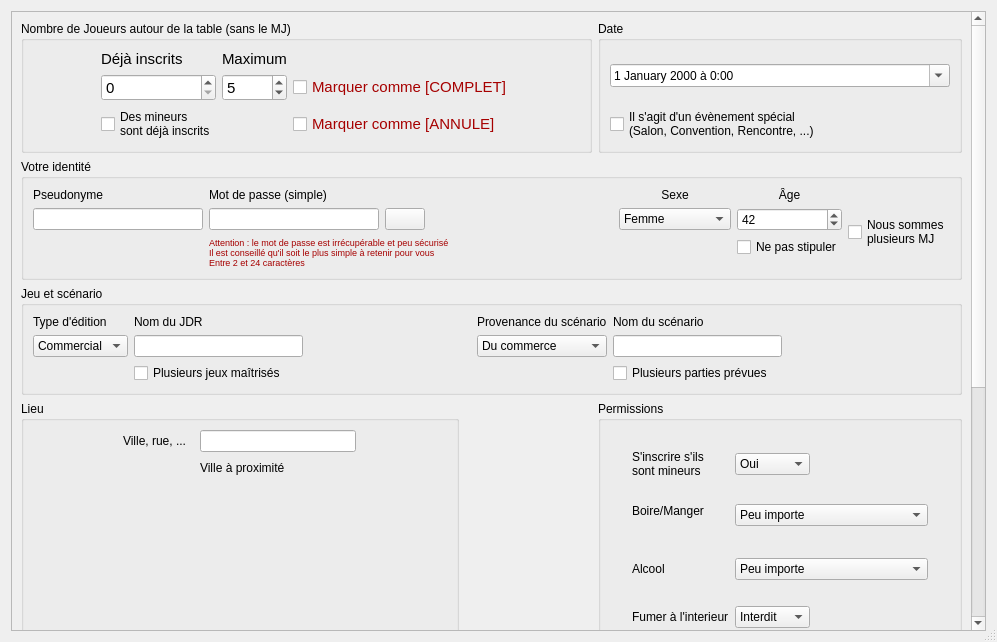
<?xml version="1.0" encoding="UTF-8"?>
<ui version="4.0">
 <class>OneShotCreateDialog</class>
 <widget class="QDialog" name="OneShotCreateDialog">
  <property name="geometry">
   <rect>
    <x>0</x>
    <y>0</y>
    <width>997</width>
    <height>642</height>
   </rect>
  </property>
  <property name="windowTitle">
   <string>Création/Edition d'une annonce de OneShot</string>
  </property>
  <property name="sizeGripEnabled">
   <bool>true</bool>
  </property>
  <property name="modal">
   <bool>true</bool>
  </property>
  <layout class="QGridLayout" name="gridLayout_7">
   <item row="0" column="0">
    <widget class="QScrollArea" name="scrollArea">
     <property name="widgetResizable">
      <bool>true</bool>
     </property>
     <widget class="QWidget" name="scrollAreaWidgetContents_2">
      <property name="geometry">
       <rect>
        <x>0</x>
        <y>0</y>
        <width>960</width>
        <height>963</height>
       </rect>
      </property>
      <layout class="QGridLayout" name="gridLayout_9">
       <item row="5" column="1">
        <spacer name="verticalSpacer_12">
         <property name="orientation">
          <enum>Qt::Vertical</enum>
         </property>
         <property name="sizeHint" stdset="0">
          <size>
           <width>17</width>
           <height>14</height>
          </size>
         </property>
        </spacer>
       </item>
       <item row="8" column="0">
        <spacer name="horizontalSpacer_15">
         <property name="orientation">
          <enum>Qt::Horizontal</enum>
         </property>
         <property name="sizeHint" stdset="0">
          <size>
           <width>391</width>
           <height>20</height>
          </size>
         </property>
        </spacer>
       </item>
       <item row="8" column="1" colspan="2">
        <widget class="QPushButton" name="createEdit_pushButton">
         <property name="minimumSize">
          <size>
           <width>150</width>
           <height>75</height>
          </size>
         </property>
         <property name="font">
          <font>
           <pointsize>16</pointsize>
           <weight>75</weight>
           <bold>true</bold>
          </font>
         </property>
         <property name="text">
          <string>Créer/Editer</string>
         </property>
        </widget>
       </item>
       <item row="8" column="3">
        <spacer name="horizontalSpacer_16">
         <property name="orientation">
          <enum>Qt::Horizontal</enum>
         </property>
         <property name="sizeHint" stdset="0">
          <size>
           <width>282</width>
           <height>20</height>
          </size>
         </property>
        </spacer>
       </item>
       <item row="3" column="2">
        <spacer name="horizontalSpacer_18">
         <property name="orientation">
          <enum>Qt::Horizontal</enum>
         </property>
         <property name="sizeHint" stdset="0">
          <size>
           <width>40</width>
           <height>20</height>
          </size>
         </property>
        </spacer>
       </item>
       <item row="4" column="0" colspan="4">
        <widget class="QGroupBox" name="groupBox_7">
         <property name="title">
          <string>Contact (choisissez au moins un moyen pour vous contacter)</string>
         </property>
         <layout class="QGridLayout" name="gridLayout_8">
          <item row="0" column="2">
           <widget class="QLabel" name="label_20">
            <property name="text">
             <string>e-mail (optionnel)</string>
            </property>
           </widget>
          </item>
          <item row="0" column="3">
           <widget class="QLabel" name="label_21">
            <property name="text">
             <string>Facebook (optionnel)</string>
            </property>
           </widget>
          </item>
          <item row="0" column="5">
           <widget class="QCheckBox" name="forumTitle_checkbox">
            <property name="text">
             <string>Je vais créer un sujet sur
le forum avec ce titre :</string>
            </property>
           </widget>
          </item>
          <item row="1" column="0">
           <spacer name="horizontalSpacer_19">
            <property name="orientation">
             <enum>Qt::Horizontal</enum>
            </property>
            <property name="sizeHint" stdset="0">
             <size>
              <width>66</width>
              <height>20</height>
             </size>
            </property>
           </spacer>
          </item>
          <item row="1" column="1">
           <widget class="QLineEdit" name="phoneNumber_lineEdit">
            <property name="maxLength">
             <number>64</number>
            </property>
           </widget>
          </item>
          <item row="1" column="2">
           <widget class="QLineEdit" name="email_lineEdit">
            <property name="maxLength">
             <number>64</number>
            </property>
           </widget>
          </item>
          <item row="1" column="3">
           <widget class="QLineEdit" name="facebook_lineEdit">
            <property name="maxLength">
             <number>64</number>
            </property>
           </widget>
          </item>
          <item row="1" column="5">
           <widget class="QLineEdit" name="forumTitle_lineEdit">
            <property name="enabled">
             <bool>false</bool>
            </property>
            <property name="minimumSize">
             <size>
              <width>250</width>
              <height>0</height>
             </size>
            </property>
            <property name="maxLength">
             <number>128</number>
            </property>
           </widget>
          </item>
          <item row="1" column="4">
           <spacer name="horizontalSpacer_20">
            <property name="orientation">
             <enum>Qt::Horizontal</enum>
            </property>
            <property name="sizeHint" stdset="0">
             <size>
              <width>66</width>
              <height>20</height>
             </size>
            </property>
           </spacer>
          </item>
          <item row="0" column="1">
           <widget class="QLabel" name="label_19">
            <property name="text">
             <string>Téléphone (optionnel)</string>
            </property>
           </widget>
          </item>
          <item row="0" column="6" rowspan="2">
           <spacer name="horizontalSpacer_21">
            <property name="orientation">
             <enum>Qt::Horizontal</enum>
            </property>
            <property name="sizeHint" stdset="0">
             <size>
              <width>66</width>
              <height>20</height>
             </size>
            </property>
           </spacer>
          </item>
         </layout>
        </widget>
       </item>
       <item row="3" column="3">
        <widget class="QGroupBox" name="groupBox_3">
         <property name="title">
          <string>Permissions</string>
         </property>
         <layout class="QGridLayout" name="gridLayout_3">
          <item row="0" column="3">
           <spacer name="verticalSpacer_7">
            <property name="orientation">
             <enum>Qt::Vertical</enum>
            </property>
            <property name="sizeType">
             <enum>QSizePolicy::Fixed</enum>
            </property>
            <property name="sizeHint" stdset="0">
             <size>
              <width>20</width>
              <height>20</height>
             </size>
            </property>
           </spacer>
          </item>
          <item row="1" column="1">
           <widget class="QLabel" name="label_11">
            <property name="text">
             <string>S'inscrire s'ils
sont mineurs</string>
            </property>
           </widget>
          </item>
          <item row="8" column="4">
           <spacer name="horizontalSpacer_5">
            <property name="orientation">
             <enum>Qt::Horizontal</enum>
            </property>
            <property name="sizeHint" stdset="0">
             <size>
              <width>92</width>
              <height>20</height>
             </size>
            </property>
           </spacer>
          </item>
          <item row="4" column="5" rowspan="3">
           <spacer name="horizontalSpacer_6">
            <property name="orientation">
             <enum>Qt::Horizontal</enum>
            </property>
            <property name="sizeHint" stdset="0">
             <size>
              <width>29</width>
              <height>20</height>
             </size>
            </property>
           </spacer>
          </item>
          <item row="1" column="4">
           <spacer name="horizontalSpacer_4">
            <property name="orientation">
             <enum>Qt::Horizontal</enum>
            </property>
            <property name="sizeHint" stdset="0">
             <size>
              <width>92</width>
              <height>20</height>
             </size>
            </property>
           </spacer>
          </item>
          <item row="6" column="1">
           <widget class="QLabel" name="label_9">
            <property name="text">
             <string>Alcool</string>
            </property>
           </widget>
          </item>
          <item row="6" column="3" colspan="2">
           <widget class="QComboBox" name="alcoholPermission_comboBox">
            <item>
             <property name="text">
              <string>Peu importe</string>
             </property>
            </item>
            <item>
             <property name="text">
              <string>Je leur demande d'en amener</string>
             </property>
            </item>
            <item>
             <property name="text">
              <string>Il est interdit d'en amener</string>
             </property>
            </item>
           </widget>
          </item>
          <item row="3" column="3" rowspan="2" colspan="2">
           <widget class="QComboBox" name="drinkFoodPermission_comboBox">
            <item>
             <property name="text">
              <string>Peu importe</string>
             </property>
            </item>
            <item>
             <property name="text">
              <string>Je leur demande d'en amener</string>
             </property>
            </item>
            <item>
             <property name="text">
              <string>Il est interdit d'en amener</string>
             </property>
            </item>
           </widget>
          </item>
          <item row="8" column="3">
           <widget class="QComboBox" name="smokeInsidePermission_comboBox">
            <item>
             <property name="text">
              <string>Interdit</string>
             </property>
            </item>
            <item>
             <property name="text">
              <string>Autorisé</string>
             </property>
            </item>
           </widget>
          </item>
          <item row="4" column="0" rowspan="3">
           <spacer name="horizontalSpacer_7">
            <property name="orientation">
             <enum>Qt::Horizontal</enum>
            </property>
            <property name="sizeHint" stdset="0">
             <size>
              <width>29</width>
              <height>20</height>
             </size>
            </property>
           </spacer>
          </item>
          <item row="1" column="3">
           <widget class="QComboBox" name="permittedUnderages_comboBox">
            <item>
             <property name="text">
              <string>Oui</string>
             </property>
            </item>
            <item>
             <property name="text">
              <string>Non</string>
             </property>
            </item>
           </widget>
          </item>
          <item row="3" column="1">
           <widget class="QLabel" name="label_8">
            <property name="text">
             <string>Boire/Manger</string>
            </property>
           </widget>
          </item>
          <item row="8" column="1">
           <widget class="QLabel" name="label_10">
            <property name="text">
             <string>Fumer à l'interieur</string>
            </property>
           </widget>
          </item>
          <item row="9" column="3">
           <spacer name="verticalSpacer_6">
            <property name="orientation">
             <enum>Qt::Vertical</enum>
            </property>
            <property name="sizeHint" stdset="0">
             <size>
              <width>20</width>
              <height>40</height>
             </size>
            </property>
           </spacer>
          </item>
          <item row="2" column="3">
           <spacer name="verticalSpacer_8">
            <property name="orientation">
             <enum>Qt::Vertical</enum>
            </property>
            <property name="sizeType">
             <enum>QSizePolicy::Fixed</enum>
            </property>
            <property name="sizeHint" stdset="0">
             <size>
              <width>20</width>
              <height>20</height>
             </size>
            </property>
           </spacer>
          </item>
          <item row="5" column="3">
           <spacer name="verticalSpacer_9">
            <property name="orientation">
             <enum>Qt::Vertical</enum>
            </property>
            <property name="sizeType">
             <enum>QSizePolicy::Fixed</enum>
            </property>
            <property name="sizeHint" stdset="0">
             <size>
              <width>20</width>
              <height>20</height>
             </size>
            </property>
           </spacer>
          </item>
          <item row="7" column="3">
           <spacer name="verticalSpacer_10">
            <property name="orientation">
             <enum>Qt::Vertical</enum>
            </property>
            <property name="sizeType">
             <enum>QSizePolicy::Fixed</enum>
            </property>
            <property name="sizeHint" stdset="0">
             <size>
              <width>20</width>
              <height>20</height>
             </size>
            </property>
           </spacer>
          </item>
         </layout>
        </widget>
       </item>
       <item row="3" column="0" colspan="2">
        <widget class="QGroupBox" name="groupBox_6">
         <property name="title">
          <string>Lieu</string>
         </property>
         <layout class="QGridLayout" name="gridLayout_6">
          <item row="0" column="3">
           <widget class="QLineEdit" name="realAddress_lineEdit">
            <property name="maxLength">
             <number>128</number>
            </property>
           </widget>
          </item>
          <item row="0" column="4">
           <spacer name="horizontalSpacer_10">
            <property name="orientation">
             <enum>Qt::Horizontal</enum>
            </property>
            <property name="sizeHint" stdset="0">
             <size>
              <width>92</width>
              <height>20</height>
             </size>
            </property>
           </spacer>
          </item>
          <item row="2" column="3">
           <widget class="QLabel" name="label_17">
            <property name="text">
             <string>Ville à proximité</string>
            </property>
           </widget>
          </item>
          <item row="0" column="1" colspan="2">
           <widget class="QLabel" name="label_16">
            <property name="text">
             <string>Ville, rue, ...</string>
            </property>
           </widget>
          </item>
          <item row="1" column="3">
           <spacer name="verticalSpacer_4">
            <property name="orientation">
             <enum>Qt::Vertical</enum>
            </property>
            <property name="sizeHint" stdset="0">
             <size>
              <width>20</width>
              <height>3</height>
             </size>
            </property>
           </spacer>
          </item>
          <item row="2" column="4">
           <spacer name="horizontalSpacer_12">
            <property name="orientation">
             <enum>Qt::Horizontal</enum>
            </property>
            <property name="sizeHint" stdset="0">
             <size>
              <width>92</width>
              <height>20</height>
             </size>
            </property>
           </spacer>
          </item>
          <item row="5" column="2">
           <widget class="QLabel" name="label_18">
            <property name="text">
             <string>Type de lieu</string>
            </property>
           </widget>
          </item>
          <item row="2" column="0" colspan="2">
           <spacer name="horizontalSpacer_11">
            <property name="orientation">
             <enum>Qt::Horizontal</enum>
            </property>
            <property name="sizeHint" stdset="0">
             <size>
              <width>98</width>
              <height>20</height>
             </size>
            </property>
           </spacer>
          </item>
          <item row="5" column="3">
           <widget class="QComboBox" name="placeType_comboBox">
            <item>
             <property name="text">
              <string>Chez quelqu'un</string>
             </property>
            </item>
            <item>
             <property name="text">
              <string>Dans un bar/restaurant</string>
             </property>
            </item>
            <item>
             <property name="text">
              <string>Dans une salle</string>
             </property>
            </item>
            <item>
             <property name="text">
              <string>A l'extérieur</string>
             </property>
            </item>
           </widget>
          </item>
          <item row="0" column="0">
           <spacer name="horizontalSpacer_9">
            <property name="orientation">
             <enum>Qt::Horizontal</enum>
            </property>
            <property name="sizeHint" stdset="0">
             <size>
              <width>92</width>
              <height>20</height>
             </size>
            </property>
           </spacer>
          </item>
          <item row="5" column="4">
           <spacer name="horizontalSpacer_14">
            <property name="orientation">
             <enum>Qt::Horizontal</enum>
            </property>
            <property name="sizeHint" stdset="0">
             <size>
              <width>92</width>
              <height>20</height>
             </size>
            </property>
           </spacer>
          </item>
          <item row="4" column="3">
           <spacer name="verticalSpacer_5">
            <property name="orientation">
             <enum>Qt::Vertical</enum>
            </property>
            <property name="sizeHint" stdset="0">
             <size>
              <width>20</width>
              <height>40</height>
             </size>
            </property>
           </spacer>
          </item>
          <item row="5" column="0">
           <spacer name="horizontalSpacer_13">
            <property name="orientation">
             <enum>Qt::Horizontal</enum>
            </property>
            <property name="sizeHint" stdset="0">
             <size>
              <width>92</width>
              <height>20</height>
             </size>
            </property>
           </spacer>
          </item>
          <item row="3" column="0" colspan="5">
           <widget class="OneCitySelectionTreeWidget" name="nearCity_customTreeWidget" native="true">
            <property name="minimumSize">
             <size>
              <width>400</width>
              <height>230</height>
             </size>
            </property>
           </widget>
          </item>
          <item row="6" column="3">
           <spacer name="verticalSpacer_11">
            <property name="orientation">
             <enum>Qt::Vertical</enum>
            </property>
            <property name="sizeHint" stdset="0">
             <size>
              <width>20</width>
              <height>40</height>
             </size>
            </property>
           </spacer>
          </item>
         </layout>
        </widget>
       </item>
       <item row="2" column="0" colspan="4">
        <widget class="QGroupBox" name="groupBox_5">
         <property name="title">
          <string>Jeu et scénario</string>
         </property>
         <layout class="QGridLayout" name="gridLayout_4">
          <item row="0" column="3">
           <widget class="QLabel" name="label_15">
            <property name="text">
             <string>Provenance du scénario</string>
            </property>
           </widget>
          </item>
          <item row="1" column="4">
           <widget class="QLineEdit" name="scriptName_lineEdit">
            <property name="maxLength">
             <number>128</number>
            </property>
           </widget>
          </item>
          <item row="1" column="2">
           <spacer name="horizontalSpacer_8">
            <property name="orientation">
             <enum>Qt::Horizontal</enum>
            </property>
            <property name="sizeHint" stdset="0">
             <size>
              <width>40</width>
              <height>20</height>
             </size>
            </property>
           </spacer>
          </item>
          <item row="2" column="4">
           <widget class="QCheckBox" name="severalSessions_checkBox">
            <property name="text">
             <string>Plusieurs parties prévues</string>
            </property>
           </widget>
          </item>
          <item row="1" column="0">
           <widget class="QComboBox" name="gameEditionType_comboBox">
            <item>
             <property name="text">
              <string>Commercial</string>
             </property>
            </item>
            <item>
             <property name="text">
              <string>Amateur</string>
             </property>
            </item>
            <item>
             <property name="text">
              <string>Personnel</string>
             </property>
            </item>
           </widget>
          </item>
          <item row="0" column="1">
           <widget class="QLabel" name="label_13">
            <property name="text">
             <string>Nom du JDR</string>
            </property>
           </widget>
          </item>
          <item row="2" column="1">
           <widget class="QCheckBox" name="severalGames_checkBox">
            <property name="text">
             <string>Plusieurs jeux maîtrisés</string>
            </property>
           </widget>
          </item>
          <item row="1" column="3">
           <widget class="QComboBox" name="scriptSourceType_comboBox">
            <item>
             <property name="text">
              <string>Du commerce</string>
             </property>
            </item>
            <item>
             <property name="text">
              <string>Internet</string>
             </property>
            </item>
            <item>
             <property name="text">
              <string>Personnel</string>
             </property>
            </item>
           </widget>
          </item>
          <item row="0" column="4">
           <widget class="QLabel" name="label_14">
            <property name="text">
             <string>Nom du scénario</string>
            </property>
           </widget>
          </item>
          <item row="1" column="1">
           <widget class="QLineEdit" name="gameName_lineEdit">
            <property name="maxLength">
             <number>128</number>
            </property>
           </widget>
          </item>
          <item row="0" column="0">
           <widget class="QLabel" name="label_12">
            <property name="text">
             <string>Type d'édition</string>
            </property>
           </widget>
          </item>
          <item row="1" column="5">
           <spacer name="horizontalSpacer_17">
            <property name="orientation">
             <enum>Qt::Horizontal</enum>
            </property>
            <property name="sizeHint" stdset="0">
             <size>
              <width>40</width>
              <height>20</height>
             </size>
            </property>
           </spacer>
          </item>
         </layout>
        </widget>
       </item>
       <item row="1" column="0" colspan="4">
        <widget class="QGroupBox" name="groupBox_2">
         <property name="title">
          <string>Votre identité</string>
         </property>
         <layout class="QGridLayout" name="gridLayout_2">
          <item row="1" column="3">
           <spacer name="horizontalSpacer_3">
            <property name="orientation">
             <enum>Qt::Horizontal</enum>
            </property>
            <property name="sizeHint" stdset="0">
             <size>
              <width>40</width>
              <height>20</height>
             </size>
            </property>
           </spacer>
          </item>
          <item row="1" column="0">
           <widget class="QLineEdit" name="userName_lineEdit">
            <property name="maxLength">
             <number>64</number>
            </property>
           </widget>
          </item>
          <item row="1" column="1">
           <widget class="QLineEdit" name="password_lineEdit">
            <property name="maxLength">
             <number>24</number>
            </property>
            <property name="echoMode">
             <enum>QLineEdit::Password</enum>
            </property>
           </widget>
          </item>
          <item row="0" column="0">
           <widget class="QLabel" name="label_3">
            <property name="text">
             <string>Pseudonyme</string>
            </property>
           </widget>
          </item>
          <item row="0" column="1">
           <widget class="QLabel" name="label_4">
            <property name="text">
             <string>Mot de passe (simple)</string>
            </property>
           </widget>
          </item>
          <item row="1" column="2">
           <widget class="QPushButton" name="showPassword_button">
            <property name="text">
             <string/>
            </property>
            <property name="icon">
             <iconset resource="../images/resource_images.qrc">
              <normaloff>:/eye.png</normaloff>:/eye.png</iconset>
            </property>
           </widget>
          </item>
          <item row="2" column="1" rowspan="2" colspan="5">
           <widget class="QLabel" name="label_5">
            <property name="font">
             <font>
              <pointsize>7</pointsize>
             </font>
            </property>
            <property name="styleSheet">
             <string notr="true">color: rgb(166, 0, 0);</string>
            </property>
            <property name="text">
             <string>Attention : le mot de passe est irrécupérable et peu sécurisé
Il est conseillé qu'il soit le plus simple à retenir pour vous
Entre 2 et 24 caractères</string>
            </property>
           </widget>
          </item>
          <item row="1" column="6">
           <widget class="QComboBox" name="userSexe_comboBox">
            <item>
             <property name="text">
              <string>Femme</string>
             </property>
            </item>
            <item>
             <property name="text">
              <string>Homme</string>
             </property>
            </item>
            <item>
             <property name="text">
              <string>Ne pas stipuler</string>
             </property>
            </item>
           </widget>
          </item>
          <item row="0" column="6">
           <widget class="QLabel" name="label_6">
            <property name="text">
             <string>Sexe</string>
            </property>
            <property name="alignment">
             <set>Qt::AlignCenter</set>
            </property>
           </widget>
          </item>
          <item row="1" column="7">
           <widget class="QSpinBox" name="age_spinbox">
            <property name="maximum">
             <number>122</number>
            </property>
            <property name="value">
             <number>42</number>
            </property>
           </widget>
          </item>
          <item row="0" column="7">
           <widget class="QLabel" name="label_7">
            <property name="text">
             <string>Âge</string>
            </property>
            <property name="alignment">
             <set>Qt::AlignCenter</set>
            </property>
           </widget>
          </item>
          <item row="2" column="7">
           <widget class="QCheckBox" name="hideAge_checkbox">
            <property name="text">
             <string>Ne pas stipuler</string>
            </property>
           </widget>
          </item>
          <item row="1" column="9" rowspan="2">
           <widget class="QCheckBox" name="severalGameMasters_checkBox">
            <property name="text">
             <string>Nous sommes
plusieurs MJ</string>
            </property>
           </widget>
          </item>
         </layout>
        </widget>
       </item>
       <item row="0" column="3">
        <widget class="QGroupBox" name="groupBox_4">
         <property name="title">
          <string>Date</string>
         </property>
         <layout class="QGridLayout" name="gridLayout_5">
          <item row="0" column="0" rowspan="2" colspan="2">
           <widget class="QDateTimeEdit" name="dateTimeEdit">
            <property name="displayFormat">
             <string>d MMMM yyyy à H:mm</string>
            </property>
            <property name="calendarPopup">
             <bool>true</bool>
            </property>
           </widget>
          </item>
          <item row="2" column="0">
           <widget class="QCheckBox" name="specialEvent_checkBox">
            <property name="text">
             <string>Il s'agit d'un évènement spécial
(Salon, Convention, Rencontre, ...)</string>
            </property>
           </widget>
          </item>
         </layout>
        </widget>
       </item>
       <item row="0" column="0" colspan="3">
        <widget class="QGroupBox" name="groupBox">
         <property name="title">
          <string>Nombre de Joueurs autour de la table (sans le MJ)</string>
         </property>
         <layout class="QGridLayout" name="gridLayout">
          <item row="1" column="2">
           <widget class="QSpinBox" name="maximumPlayersNumber_spinBox">
            <property name="font">
             <font>
              <pointsize>11</pointsize>
             </font>
            </property>
            <property name="maximum">
             <number>255</number>
            </property>
            <property name="value">
             <number>5</number>
            </property>
           </widget>
          </item>
          <item row="1" column="0">
           <spacer name="horizontalSpacer">
            <property name="orientation">
             <enum>Qt::Horizontal</enum>
            </property>
            <property name="sizeHint" stdset="0">
             <size>
              <width>36</width>
              <height>20</height>
             </size>
            </property>
           </spacer>
          </item>
          <item row="0" column="2">
           <widget class="QLabel" name="label_2">
            <property name="font">
             <font>
              <pointsize>11</pointsize>
             </font>
            </property>
            <property name="text">
             <string>Maximum</string>
            </property>
           </widget>
          </item>
          <item row="0" column="1">
           <widget class="QLabel" name="label">
            <property name="font">
             <font>
              <pointsize>11</pointsize>
             </font>
            </property>
            <property name="text">
             <string>Déjà inscrits</string>
            </property>
           </widget>
          </item>
          <item row="1" column="3">
           <widget class="QCheckBox" name="markFull_checkBox">
            <property name="font">
             <font>
              <pointsize>11</pointsize>
             </font>
            </property>
            <property name="styleSheet">
             <string notr="true">color: rgb(166, 0, 0);</string>
            </property>
            <property name="text">
             <string>Marquer comme [COMPLET]</string>
            </property>
           </widget>
          </item>
          <item row="1" column="1">
           <widget class="QSpinBox" name="registeredPlayersNumber_spinBox">
            <property name="font">
             <font>
              <pointsize>11</pointsize>
             </font>
            </property>
            <property name="maximum">
             <number>255</number>
            </property>
           </widget>
          </item>
          <item row="1" column="4">
           <spacer name="horizontalSpacer_2">
            <property name="orientation">
             <enum>Qt::Horizontal</enum>
            </property>
            <property name="sizeHint" stdset="0">
             <size>
              <width>40</width>
              <height>20</height>
             </size>
            </property>
           </spacer>
          </item>
          <item row="2" column="3">
           <widget class="QCheckBox" name="markCancel_checkBox">
            <property name="font">
             <font>
              <pointsize>11</pointsize>
             </font>
            </property>
            <property name="styleSheet">
             <string notr="true">color: rgb(166, 0, 0);</string>
            </property>
            <property name="text">
             <string>Marquer comme [ANNULE]</string>
            </property>
           </widget>
          </item>
          <item row="2" column="1">
           <widget class="QCheckBox" name="registeredUnderages_checkBox">
            <property name="text">
             <string>Des mineurs
sont déjà inscrits</string>
            </property>
           </widget>
          </item>
         </layout>
        </widget>
       </item>
       <item row="6" column="0" colspan="4">
        <widget class="QGroupBox" name="groupBox_8">
         <property name="title">
          <string>Commentaires (128 caractères maximum)</string>
         </property>
         <layout class="QGridLayout" name="gridLayout_10">
          <item row="0" column="0">
           <widget class="QLineEdit" name="comments_lineEdit">
            <property name="maxLength">
             <number>255</number>
            </property>
           </widget>
          </item>
         </layout>
        </widget>
       </item>
      </layout>
     </widget>
    </widget>
   </item>
  </layout>
 </widget>
 <customwidgets>
  <customwidget>
   <class>OneCitySelectionTreeWidget</class>
   <extends>QWidget</extends>
   <header>onecityselectiontreewidget.h</header>
   <container>1</container>
  </customwidget>
 </customwidgets>
 <tabstops>
  <tabstop>scrollArea</tabstop>
  <tabstop>registeredPlayersNumber_spinBox</tabstop>
  <tabstop>maximumPlayersNumber_spinBox</tabstop>
  <tabstop>markFull_checkBox</tabstop>
  <tabstop>markCancel_checkBox</tabstop>
  <tabstop>registeredUnderages_checkBox</tabstop>
  <tabstop>dateTimeEdit</tabstop>
  <tabstop>specialEvent_checkBox</tabstop>
  <tabstop>userName_lineEdit</tabstop>
  <tabstop>password_lineEdit</tabstop>
  <tabstop>showPassword_button</tabstop>
  <tabstop>userSexe_comboBox</tabstop>
  <tabstop>age_spinbox</tabstop>
  <tabstop>hideAge_checkbox</tabstop>
  <tabstop>severalGameMasters_checkBox</tabstop>
  <tabstop>gameEditionType_comboBox</tabstop>
  <tabstop>gameName_lineEdit</tabstop>
  <tabstop>severalGames_checkBox</tabstop>
  <tabstop>scriptSourceType_comboBox</tabstop>
  <tabstop>scriptName_lineEdit</tabstop>
  <tabstop>severalSessions_checkBox</tabstop>
  <tabstop>realAddress_lineEdit</tabstop>
  <tabstop>placeType_comboBox</tabstop>
  <tabstop>permittedUnderages_comboBox</tabstop>
  <tabstop>drinkFoodPermission_comboBox</tabstop>
  <tabstop>alcoholPermission_comboBox</tabstop>
  <tabstop>smokeInsidePermission_comboBox</tabstop>
  <tabstop>phoneNumber_lineEdit</tabstop>
  <tabstop>email_lineEdit</tabstop>
  <tabstop>facebook_lineEdit</tabstop>
  <tabstop>forumTitle_checkbox</tabstop>
  <tabstop>forumTitle_lineEdit</tabstop>
  <tabstop>createEdit_pushButton</tabstop>
 </tabstops>
 <resources>
  <include location="../images/resource_images.qrc"/>
 </resources>
 <connections/>
</ui>
